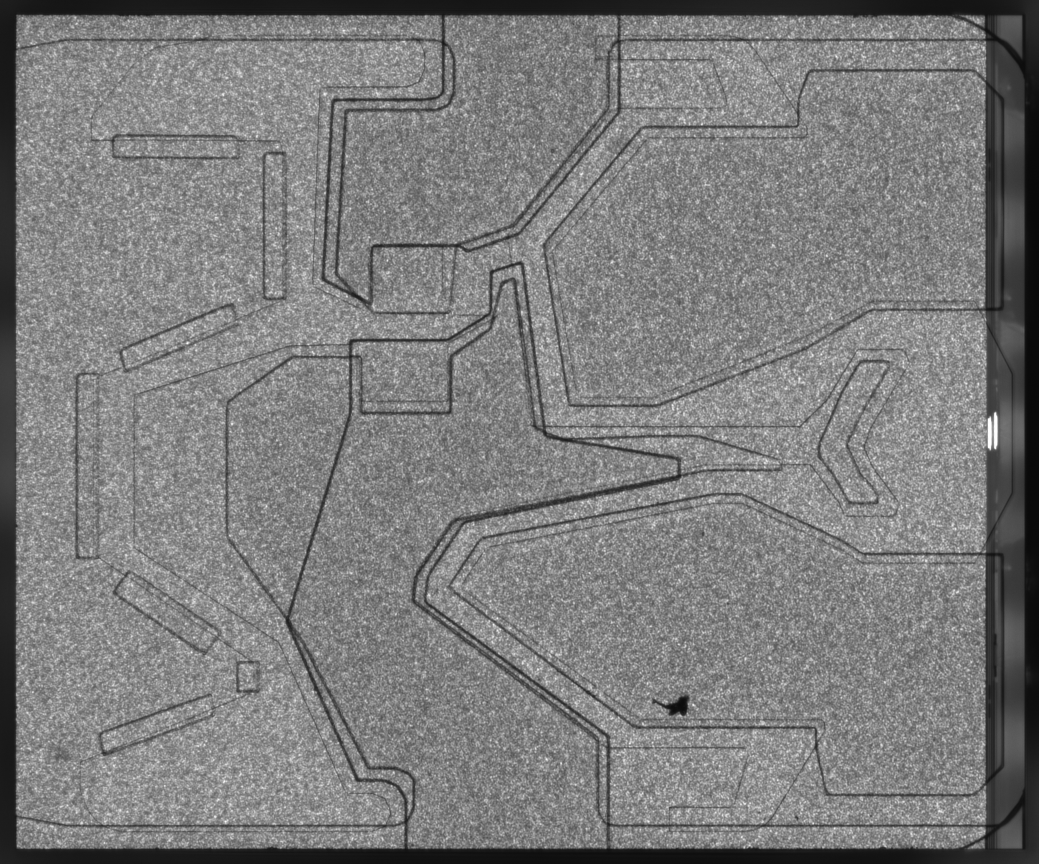
#> input picture opencv/test1.bmp, 2077 x 1728 px, given in place of AIA-58B0C3DA24.bmp, which was not available (shown at 1/2 size)
$ python preprocess_abs_slider.py
#> lines starting #> are read from the running program, lines starting #| are printed output that depends on the picture; after the words box and inside, x2 and y2 are one past the last pixel; in counts of white or black regions, pixels touching at a corner belong together; pictures that were not available may be replaced by others from this repository, and a replacement may not be noted
#> further down, image is the input picture: shape (1728, 2077, 3); min 8, max 255, mean 124.4
import os
import cv2
from matplotlib import pyplot as plt
import numpy as np

# [139 lines left out: functions preprocess_single_image, preprocess_single_image_RGB, not called in this run]

def preprocess_single_image_RGB_withoutAngle(image, save_path):
    # get image
    # convert to Gray
#> called with save_path = 'AIA-58B0C3DA24.bmp'
    image_gray = cv2.cvtColor(image, cv2.COLOR_RGB2GRAY)

    # gaussian filter
    gaussian_image = cv2.GaussianBlur(src=image_gray, ksize=(3, 3), sigmaX=1.5)
    #plt.subplot(131), plt.imshow(gaussian_image, "gray")

    # OTSU
    th1, otsu_image = cv2.threshold(gaussian_image, 0, 255, cv2.THRESH_OTSU)
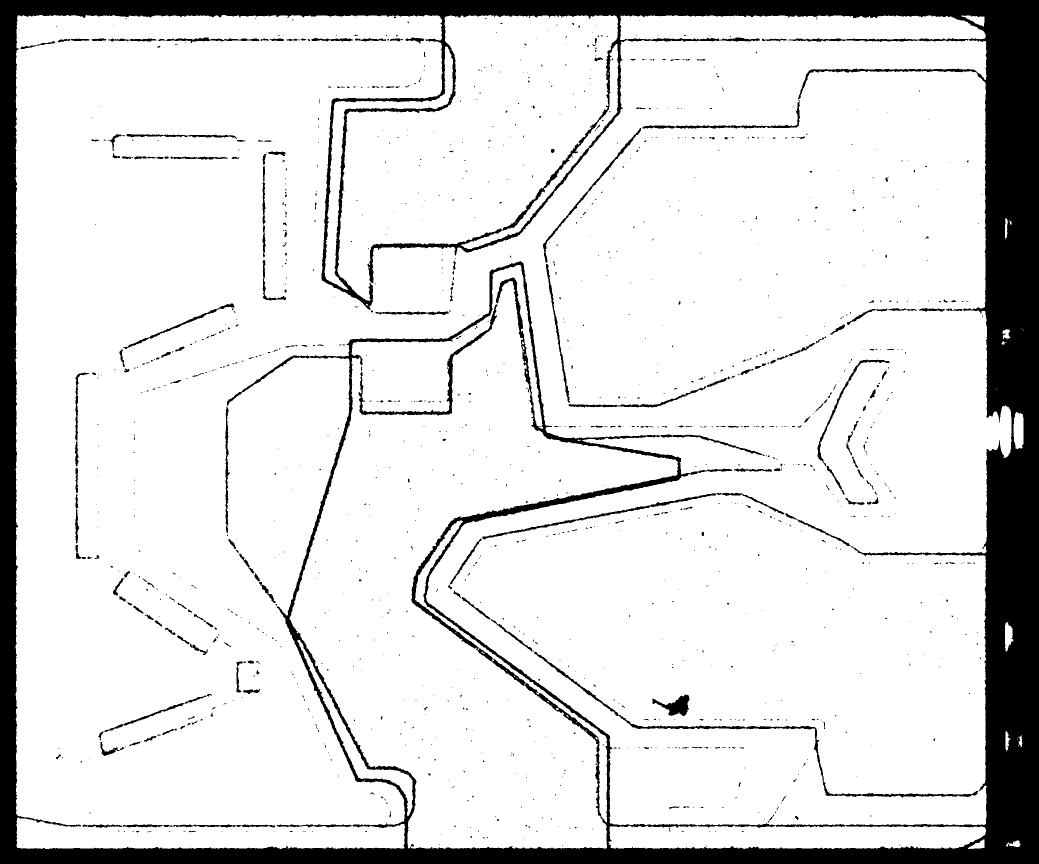
#> otsu_image: shape (1728, 2077) (shown at 1/2 size); 86.9% white; 1280 black regions (1072 under 20 px), largest, box (x1, y1, x2, y2) and area: (0, 0, 2077, 1728) 425495, (1068, 1303, 1957, 1596) 4616, (717, 609, 995, 831) 3176
#> th1 = 92
    #plt.subplot(132), plt.imshow(otsu_image, "gray")

    # dilate
    kernel = np.ones((10, 10), np.uint8)
    dilate_img = cv2.dilate(otsu_image, kernel, iterations=1)
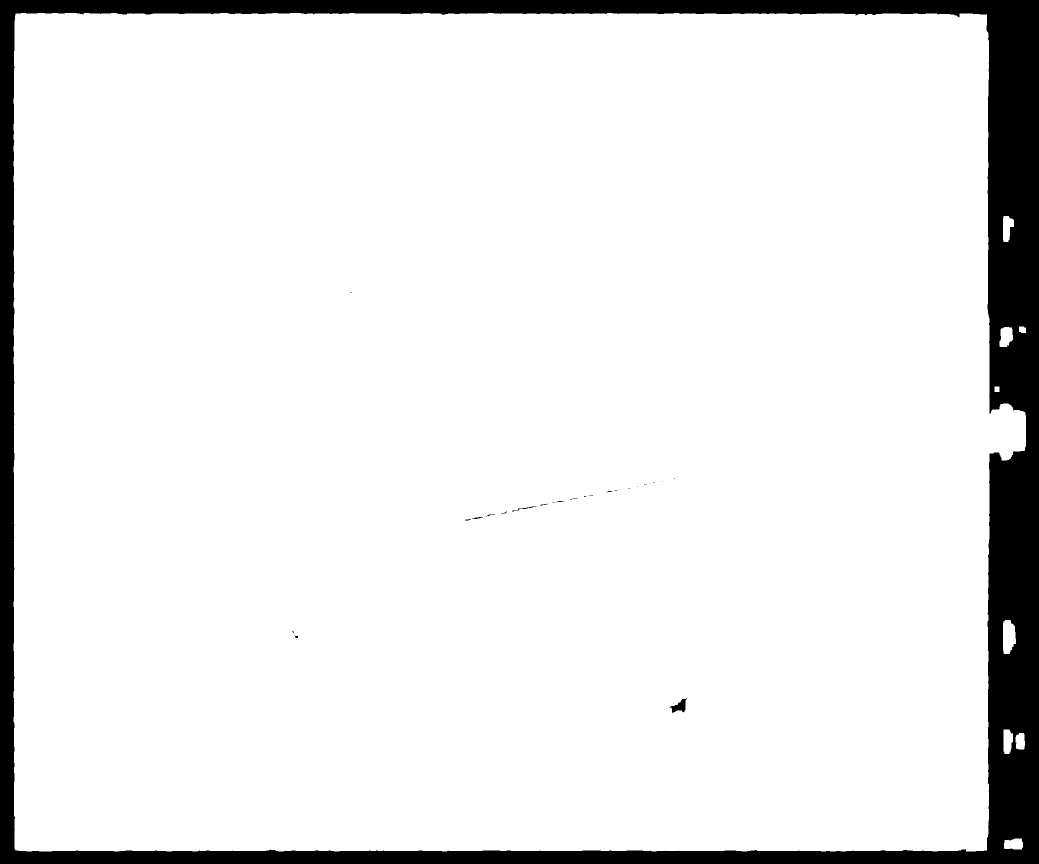
#> dilate_img: shape (1728, 2077) (shown at 1/2 size); 91.3% white; 32 black regions (23 under 20 px)
    #plt.subplot(133), plt.imshow(dilate_img, "gray")

    #cv2.imwrite("dilate.bmp", dilate_img)

    # Find contours
    contours, hierarchy = cv2.findContours(dilate_img, cv2.RETR_EXTERNAL, cv2.CHAIN_APPROX_SIMPLE)
#> contours = 9 contours; largest, box (x1, y1, x2, y2) and area: (27, 26, 2052, 1703) 3266952, (2006, 1240, 2032, 1308) 1364, (1999, 654, 2026, 694) 812, (2006, 432, 2028, 484) 759, (2007, 1459, 2026, 1508) 727

    #background = np.zeros((rows//2, cols//2), np.uint8)

    # Min Rect
    index = 0
    contour_len = cv2.arcLength(contours[0], True)
#> contour_len = 111.2
    for i in range(len(contours)):
        len_tmp = cv2.arcLength(contours[i], True)
        if len_tmp > contour_len:
            contour_len = len_tmp
            index = i
#> this loop made 9 passes
#> (len_tmp, contour_len) on passes 3, 4, 9: (125, 125), (172.9, 172.9), (7629.3, 7629.3)
#> len_tmp on passes 1, 2, 5, 6, 7, 8: 111.2, 94.97, 38, 121.5, 48.83, 138.1
#> after the loop, contour_len = 7629.3; index = 8
    #contours_img = cv2.drawContours(image, contours, index, (0, 255, 0), 2)
    #plt.imshow(contours_img, "gray")
    x, y, w, h = cv2.boundingRect(contours[index])
#> x = 27; y = 26; w = 2025; h = 1677
    x = x - 15
#> x = 12
    y = y - 15
#> y = 11
    w = w + 30
#> w = 2055
    h = h + 30
#> h = 1707
    crop_img = image[y:y+h, x:x+w]
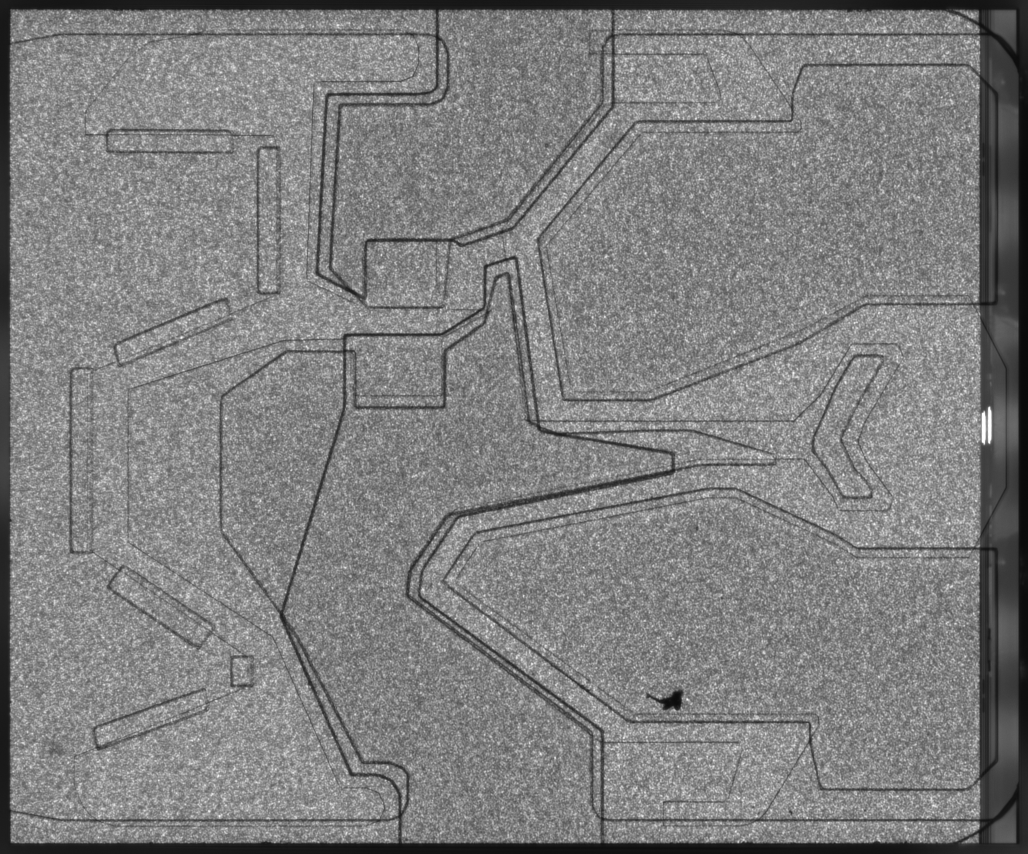
#> crop_img: shape (1707, 2055, 3) (shown at 1/2 size); min 8, max 255, mean 126.7
    cv2.imwrite(save_path, crop_img)
    return


# [34 lines left out: functions preprocess_image, preprocess_folder, preprocess_simple, not called in this run]

if __name__ == '__main__':
    single = True

    if single:
        image_path = "okanoimage/AIA-58B0C3DA24.bmp"
        save_path = "AIA-58B0C3DA24.bmp"
        image = cv2.imread(image_path, 1)
        preprocess_single_image_RGB_withoutAngle(image, save_path)
    else:
        image_path1 = "C:/data/From THO Basler Capture-selected/ABS A2/"
        image_path2 = "C:/data/From THO Basler Capture-selected/ABS A3&A5/"
        image_path3 = "C:/data/From THO Basler Capture-selected/ABS A8&A11/"
        image_path4 = "C:/data/From THO Basler Capture-selected/ABS M0/"

        save_folder = "C:/data/Slider_abs"
        preprocess_folder(image_path1, save_folder, "A2")
        preprocess_folder(image_path2, save_folder, "A3_A5")
        preprocess_folder(image_path3, save_folder, "A8_A11")
        preprocess_folder(image_path4, save_folder, "M0")

$ run again, on object_detection_sample_ssd/2008_002589.jpg
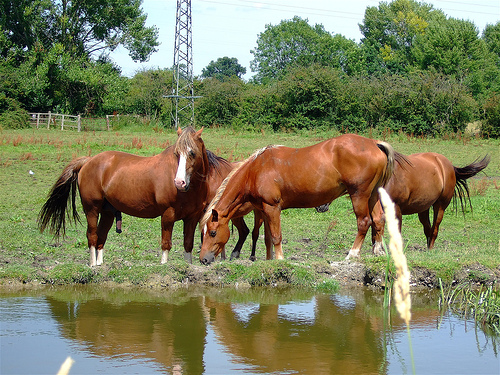
#> input picture object_detection_sample_ssd/2008_002589.jpg, 500 x 375 px, given in place of AIA-58B0C3DA24.bmp, which was not available
#> image is the input picture: shape (375, 500, 3); mean B, G, R 92.5, 127.3, 124.5
#> in preprocess_single_image_RGB_withoutAngle, `th1, otsu_image = cv2.threshold(gaussian_image, 0, 255, cv2.THRESH_OTSU)`:
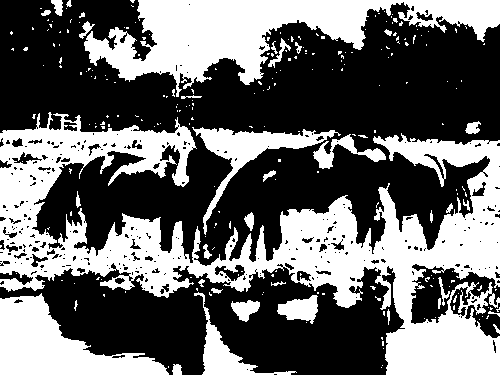
#> otsu_image: shape (375, 500); 41% white; 245 white regions (209 under 20 px), largest, box (x1, y1, x2, y2) and area: (0, 112, 500, 375) 44379, (84, 0, 500, 97) 16541, (0, 293, 169, 375) 6835
#> th1 = 124
#> in preprocess_single_image_RGB_withoutAngle, `dilate_img = cv2.dilate(otsu_image, kernel, iterations=1)`:
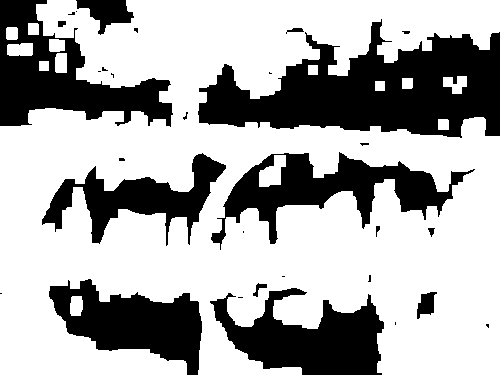
#> dilate_img: shape (375, 500); 67.2% white; 31 black regions (18 under 20 px)
#> contours = 13 contours; largest, box (x1, y1, x2, y2) and area: (0, 0, 500, 375) 136980, (7, 43, 33, 56) 282, (443, 76, 467, 94) 246, (70, 296, 83, 316) 207, (55, 53, 67, 73) 204
#> in preprocess_single_image_RGB_withoutAngle, `contour_len = cv2.arcLength(contours[0], True)`: contour_len = 58.49
#> the loop in preprocess_single_image_RGB_withoutAngle, `for i in range(len(contours)):` made 13 passes
#> (len_tmp, contour_len, index) on passes 5, 13: (91.66, 91.66, 4), (4404.4, 4404.4, 12)
#> after the loop in preprocess_single_image_RGB_withoutAngle, `for i in range(len(contours)):`: contour_len = 4404.4; index = 12
#> in preprocess_single_image_RGB_withoutAngle, `x, y, w, h = cv2.boundingRect(contours[index])`: x = 0; w = 500; h = 375
#> in preprocess_single_image_RGB_withoutAngle, `x = x - 15`: x = -15
#> in preprocess_single_image_RGB_withoutAngle, `w = w + 30`: w = 530
#> in preprocess_single_image_RGB_withoutAngle, `h = h + 30`: h = 405
